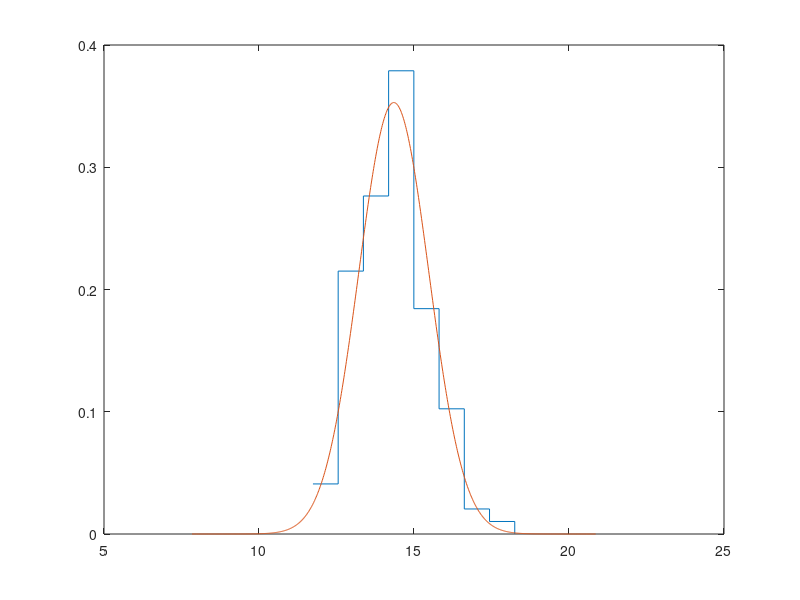
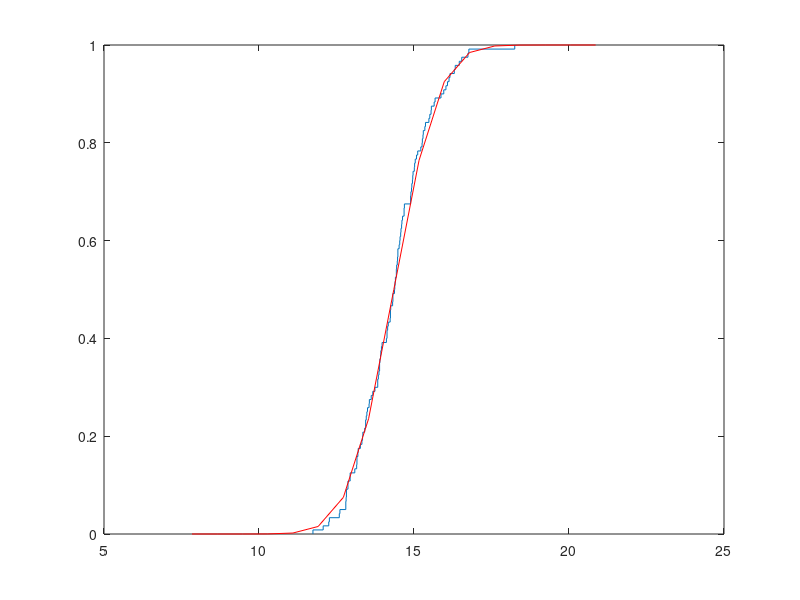

Write the MATLAB code that produced these figures, in order.
function lab1()
    clear all;
    X = [14.90,14.40,13.56,15.55,13.97,16.33,14.37,13.46,15.51,14.69,13.41,14.24,15.65,14.54,13.55,13.15,14.32,15.04,13.27,14.60,13.83,13.93,14.11,14.15,15.48,15.96,14.46,13.87,13.67,15.30,13.95,16.08,18.25,14.93,15.37,14.38,15.56,13.92,14.23,12.80,13.16,13.89,14.24,13.90,12.82,13.20,13.89,13.50,13.44,16.13,14.68,15.27,13.35,13.62,16.16,16.46,13.83,14.13,15.68,15.22,12.59,12.94,13.09,16.54,14.61,14.63,14.17,13.34,16.74,16.30,13.74,15.02,14.96,15.87,16.03,12.87,14.32,14.48,14.57,14.43,12.61,14.52,15.29,12.07,14.58,11.74,14.97,14.31,12.94,12.82,14.13,14.48,12.25,14.39,15.08,12.87,14.25,15.12,15.35,12.27,14.43,13.85,13.16,16.77,14.47,14.89,14.95,14.55,12.80,15.26,13.32,14.92,13.44,13.48,12.81,15.01,13.19,14.68,14.44,14.89];
    X = sort(X);
    
    Mmax = max(X);
    Mmin = min(X);
    
    fprintf('Mmin = %s\n', num2str(Mmin));
    fprintf('Mmax = %s\n', num2str(Mmax));
    
    R = Mmax - Mmin;
    fprintf('R = %s\n', num2str(R));
    
    MU = getMU(X);
    fprintf('MU = %s\n', num2str(MU));
    
    Ssqr = getSsqr(X);
    fprintf('S^2 = %s\n', num2str(Ssqr));
    
    m = getNumberOfIntervals(X);
    fprintf('m = %s\n', num2str(m))
    
    createGroup(X);
    hold on;
    distributionDensity(X, MU, Ssqr, m);

    figure;
    empiricF(X);
    hold on;
    distribution(X, MU, Ssqr, m);
end

function mu = getMU(X)
    n = length(X);
    mu = sum(X)/n;
end

function Ssqr = getSsqr(X)
    n = length(X);
    MX = getMU(X);
    Ssqr = sum((X - MX).^2) / (n-1);
end

function m = getNumberOfIntervals(X)
    m = floor(log2(length(X)) + 2);
end

function createGroup(X)
    n = length(X);
    m = getNumberOfIntervals(X);
    
    intervals = zeros(1, m+1);
    numCount = zeros(1, m+1);
    Delta = (max(X) - min(X)) / m;
    fprintf('Delta = %s\n', num2str(Delta));
    
    for i = 0: m
        intervals(i+1) = X(1) + Delta * i;
    end
    
    j = 1;
    count = 0;
    for i = 1:n
        if (X(i) >= intervals(j+1)) 
            j = j + 1; 
        end
        numCount(j) = numCount(j) + 1;
        count = count + 1;
    end
    
    for i = 1:m-1
        fprintf('[%5.2f; %5.2f) ', intervals (i), intervals(i+1));
    end 
    fprintf('[%5.2f, %5.2f]\n', intervals(m), intervals(m+1));
    
    for i = 1:m 
        fprintf('%8d       ', numCount(i));
    end
    fprintf('\n\n');

	graphBuf = numCount(1:m+1);
    for i = 1:m+1
        graphBuf(i) = numCount(i) / (n*Delta); 
    end
    
    stairs(intervals, graphBuf),grid;
end

function distributionDensity(X, MX, DX, m)
    R = X(end) - X(1);
    delta = R/m;
    Sigma = sqrt(DX);
    
    Xn = (MX - R): delta/50 :(MX + R);
    Y = normpdf(Xn, MX, Sigma);
    plot(Xn, Y), grid;
end

function distribution(X, MX, DX, m)
    R = X(end) - X(1);
    delta = R/m;
    
    Xn = (MX - R): delta :(MX + R);
    Y = 1/2 * (1 + erf((Xn - MX) / sqrt(2*DX))); 
    plot(Xn, Y, 'r'), grid;
end

function empiricF(X)  
    [yy, xx] = ecdf(X);
    
    stairs(xx, yy), grid;
end
